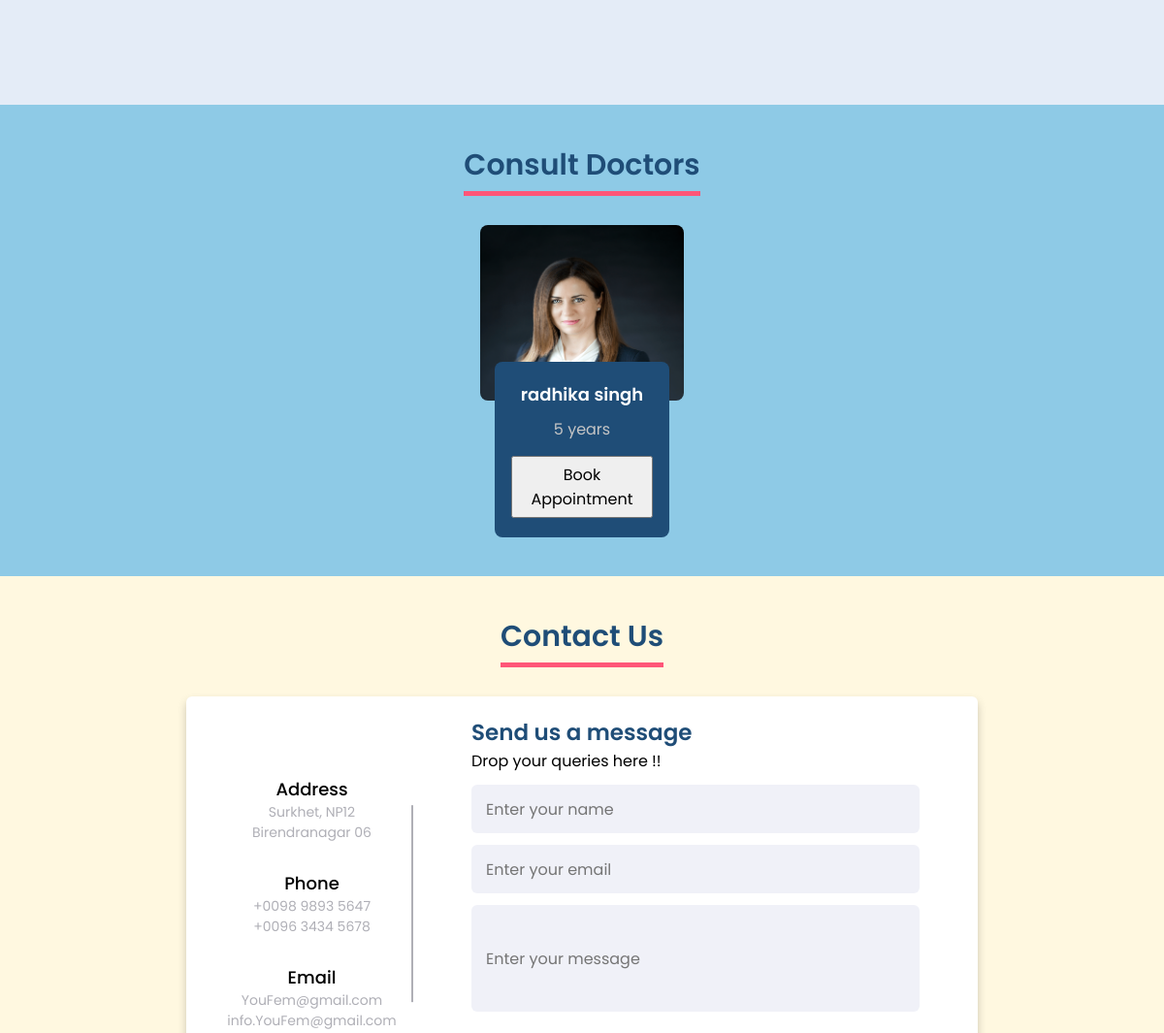
/medical/ (signed in, middle part), run on an earlier commit of the app's database.
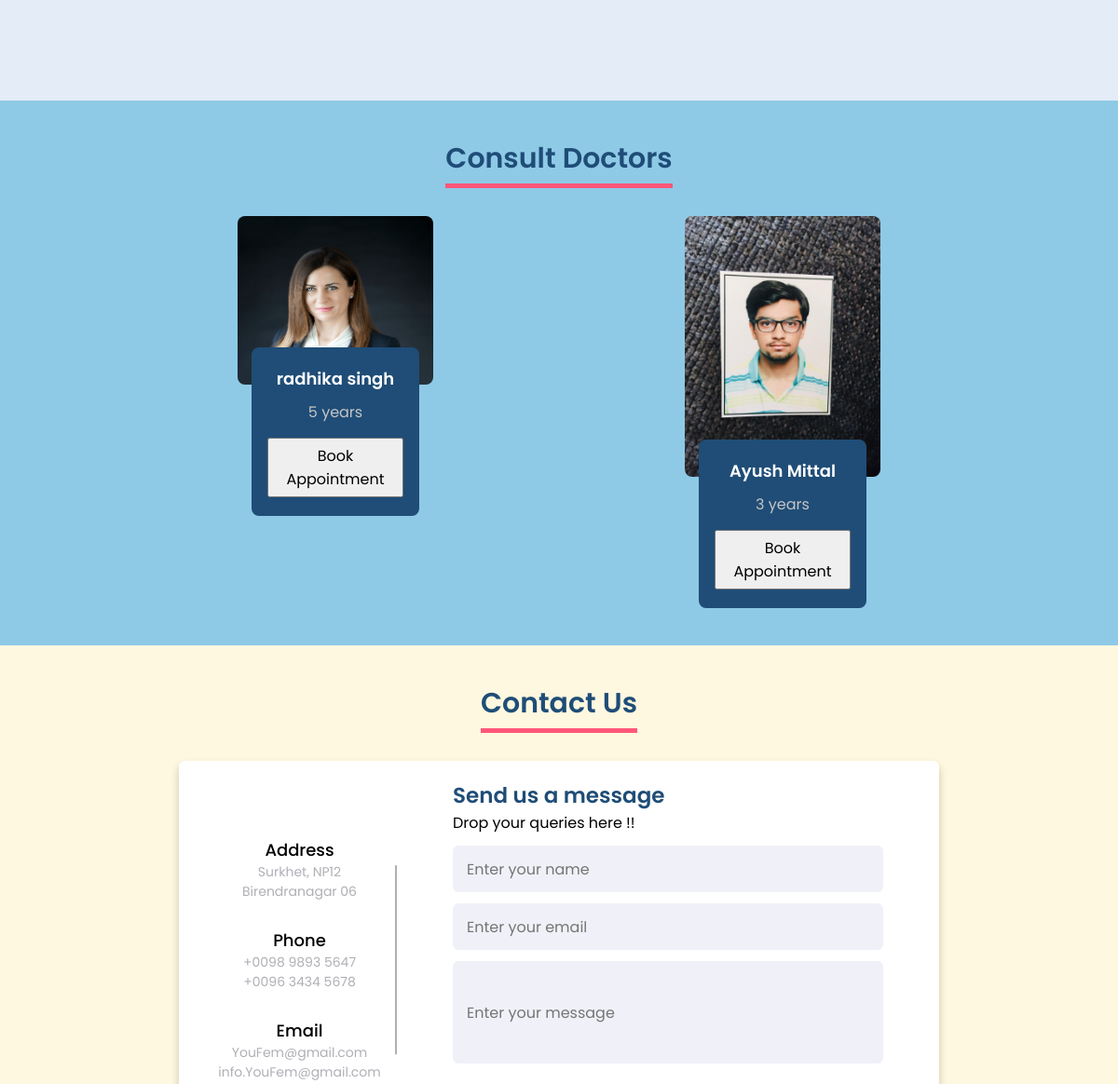
And on a later commit of the database.
### base/models.py (models this page shows, shortened)
class Professional(models.Model):
    user = models.OneToOneField(User, on_delete=models.CASCADE, primary_key=True)
    experience = models.CharField(max_length=20,null=True)
    contact = models.CharField(max_length=20,null=True)
    profession = models.CharField(max_length=20)
    profile_pic=models.ImageField(null=True,blank=True)
    password=models.CharField(max_length=30,blank=True)

class User(AbstractUser):
    is_customer = models.BooleanField(default=False)
    is_employee = models.BooleanField(default=False)
    first_name = models.CharField(max_length=100)
    last_name = models.CharField(max_length=100)

### base/views.py (the view)
# urls.py: path('medical/',views.medical,name="medical"),
@cache_control(no_cache=True, must_revalidate=True, no_store=True)
@login_required(login_url='login')
def medical(request):
    professionals= Professional.objects.filter(profession='Doctor')
    context ={'professionals':professionals}
    return render(request,'base/medical.html', context)

### base/templates/base/medical.html (shortened to what this page needs)
{% load static %}
<!DOCTYPE html>
<html lang="en" dir="ltr">
  <head>
    <link rel="stylesheet" href="{% static 'css/medicalL.css' %}">
    <link
      href="https://unpkg.com/boxicons@2.0.7/css/boxicons.min.css"
      rel="stylesheet"
    />
  </head>
  <body>
    <section class="services-section">
      <div class="services">
        </div>
    </section>
    <section class="team-section">
      <div class="team">
        <div class="title"><span>Consult Doctors</span></div>
        <div class="row">
          <div class="team-items">
            {% for prof in professionals %}
            <div class="item">
              {% if prof.profession == "Doctor" %}
              <img src="{{prof.profile_pic.url}}" alt="team" />
              <div class="inner">
                <div class="info">
                  <h5>{{prof.user.first_name}} {{prof.user.last_name}}</h5>
                  <p>{{prof.experience}} years</p>
                  <div class="social-links">
                    <button>Book Appointment</button>
                  </div>
                </div>
              </div>
              {% endif %}
            </div>
            {% endfor %}
          </div>
        </div>
      </div>
    </section>
    <section class="contact-section" id="contact">
      <div class="contact">
        <div class="title"><span>Contact Us</span></div>
        <div class="container">
          <div class="content">
            <div class="left-side">
              <div class="address details">
                <div class="topic">Address</div>
                <div class="text-one">Surkhet, NP12</div>
                <div class="text-two">Birendranagar 06</div>
              </div>
              <div class="phone details">
                <div class="topic">Phone</div>
                <div class="text-one">+0098 9893 5647</div>
                <div class="text-two">+0096 3434 5678</div>
              </div>
              <div class="email details">
                <div class="topic">Email</div>
                <div class="text-one">YouFem@gmail.com</div>
                <div class="text-two">info.YouFem@gmail.com</div>
              </div>
            </div>
            <div class="right-side">
              <div class="topic-text">Send us a message</div>
              <p>
                Drop your queries here !!
              </p>
              <form action="#">
                <div class="input-box">
                  <input type="text" placeholder="Enter your name" />
                </div>
                <div class="input-box">
                  <input type="text" placeholder="Enter your email" />
                </div>
                <div class="input-box message-box">
                  <input type="text" placeholder="Enter your message" />
                </div>
              </form>
            </div>
          </div>
        </div>
      </div>
    </section>
  </body>
</html>

What changed in the data, as far as the page shows it:
added Professional: profile_pic (picture), user.first_name "Ayush", user.last_name "Mittal", experience "3"
